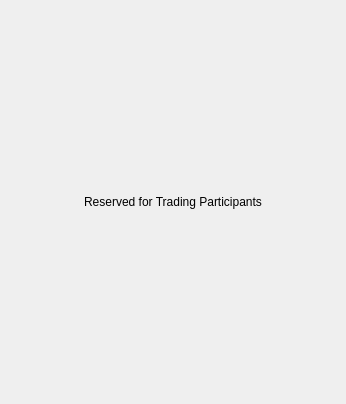
<?xml version="1.0" encoding="UTF-8"?>
<ui version="4.0">
 <class>OTCParticipantShield</class>
 <widget class="QWidget" name="OTCParticipantShield">
  <property name="geometry">
   <rect>
    <x>0</x>
    <y>0</y>
    <width>346</width>
    <height>404</height>
   </rect>
  </property>
  <property name="windowTitle">
   <string>Form</string>
  </property>
  <layout class="QVBoxLayout" name="verticalLayout">
   <property name="spacing">
    <number>0</number>
   </property>
   <property name="leftMargin">
    <number>5</number>
   </property>
   <property name="topMargin">
    <number>0</number>
   </property>
   <property name="rightMargin">
    <number>5</number>
   </property>
   <property name="bottomMargin">
    <number>0</number>
   </property>
   <item>
    <widget class="QLabel" name="label">
     <property name="text">
      <string>Reserved for Trading Participants</string>
     </property>
     <property name="alignment">
      <set>Qt::AlignCenter</set>
     </property>
     <property name="wordWrap">
      <bool>true</bool>
     </property>
     <property name="h5" stdset="0">
      <bool>true</bool>
     </property>
    </widget>
   </item>
  </layout>
 </widget>
 <resources/>
 <connections/>
</ui>
